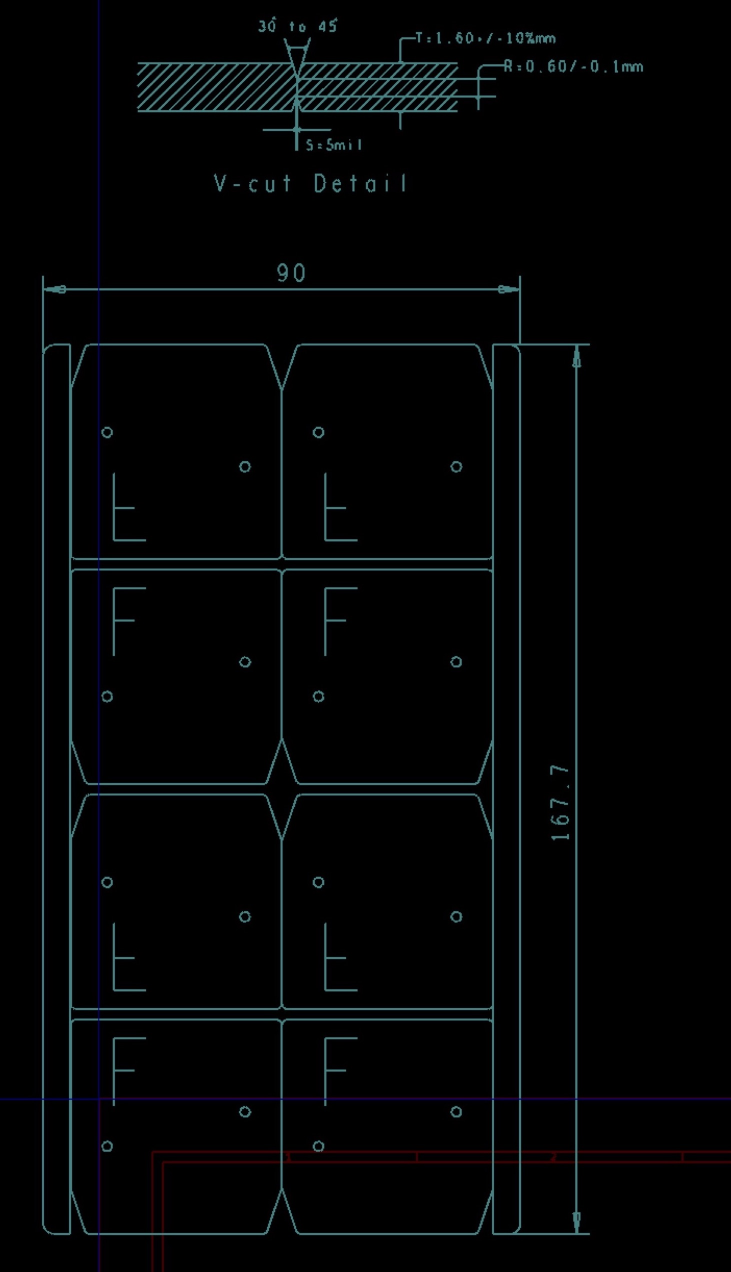
#> input picture data_extract/data/尺寸012Gerber 文件.jpg, 1462 x 2543 px (shown at 1/2 size)
$ python illutration_extract.py
#> lines starting #> are read from the running program, lines starting #| are printed output that depends on the picture
from constant import DATAPATH, OUTPUTPATH

from matplotlib import pyplot as plt
from sklearn.cluster import KMeans, SpectralClustering
from sklearn.cluster import MeanShift, estimate_bandwidth
import cv2
import os
import numpy as np


def take_pixel(image):
    width, height, _ = image.shape

    gray = cv2.cvtColor(image, cv2.COLOR_BGR2GRAY)
    im = gray / 225

    pixels = []
    for i in range(width):
        for j in range(height):
            if im[i][j] > 0.5:
                pixels.append([i, j])

    return pixels


def visualization(datas, pred):
    x_data = []
    y_data = []
    color = []
    choose_colors = ['#4EACC5', '#FF9C34']
    for i in range(len(pred)):
        #     pred[i]
        x, y = datas[i]
        x_data.append(x)
        y_data.append(y)
        color.append(choose_colors[pred[i]])

    plt.scatter(x_data, y_data, color=color)
    plt.show()


def cluster(datas):
    # k-means
    k_means = KMeans(init='k-means++', n_clusters=2, n_init=10)
    k_pred = k_means.fit_predict(datas)
    visualization(datas, k_pred)

    # [10 lines of commented-out code are left out]
    return


def main():
    INPUT_IMG = '尺寸012Gerber 文件.jpg'
    input_img_path = os.path.join(DATAPATH, INPUT_IMG)
    image = cv2.imread(input_img_path)
#> image is the input picture: shape (2543, 1462, 3); mean B, G, R 5.5, 4.7, 3.4

    datas = take_pixel(image)
#> in take_pixel, `im = gray / 225`:
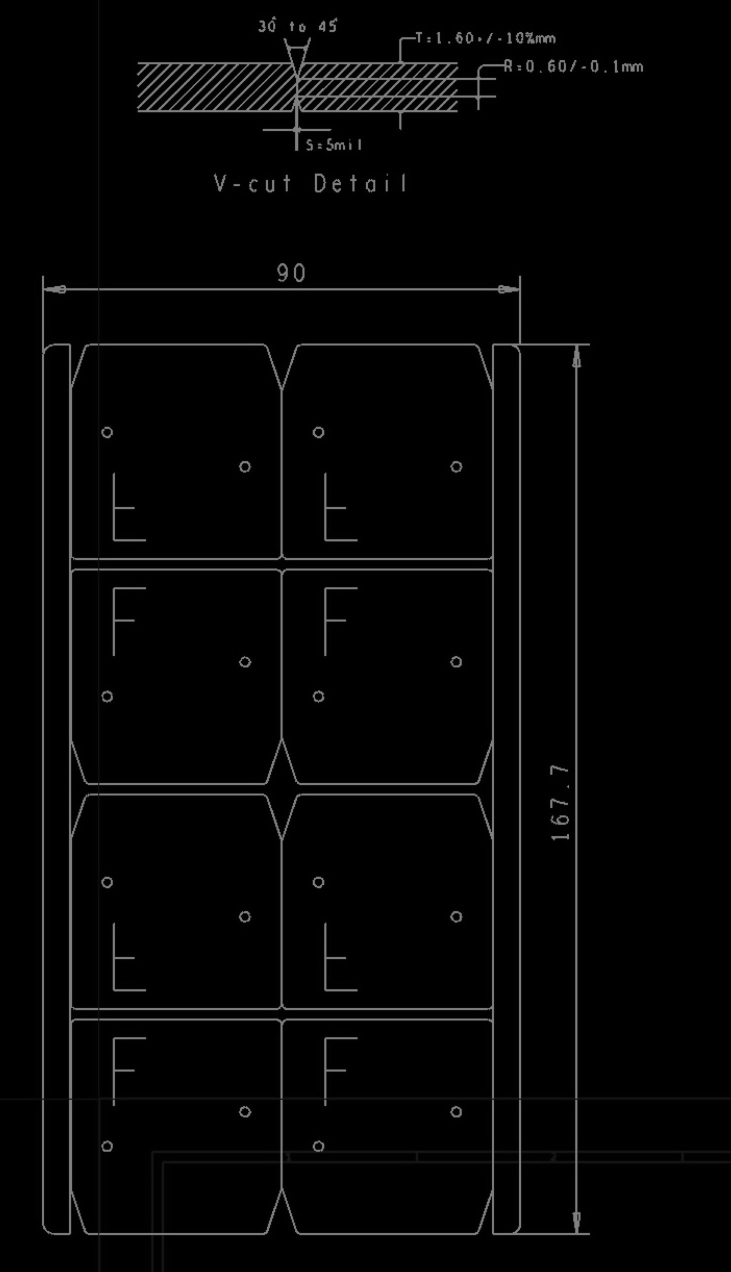
#> im: shape (2543, 1462) float64 (shown at 1/2 size); min 0, max 0.556, mean 0.0196
#> datas = 55333 items
    cluster(datas)
#> the loop in visualization, `for i in range(len(pred)):` made 55333 passes
#> (x, y) on passes 1 to 3: (34, 548), (34, 549), (35, 547)
#> in visualization, `plt.show()`:
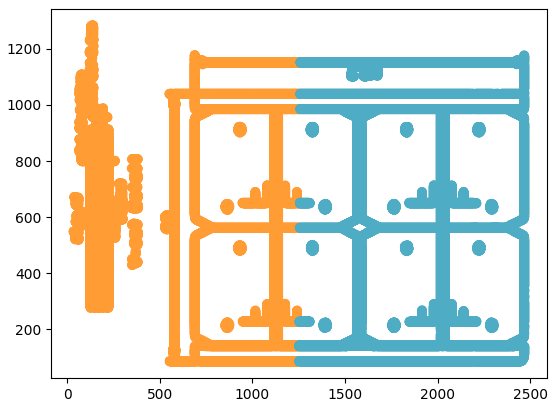
#> figure drawn by matplotlib, 1 panel


if __name__ == '__main__':
    main()

$ run again, with data_extract/data/gdd.png saved as data_extract/data/尺寸012Gerber 文件.jpg
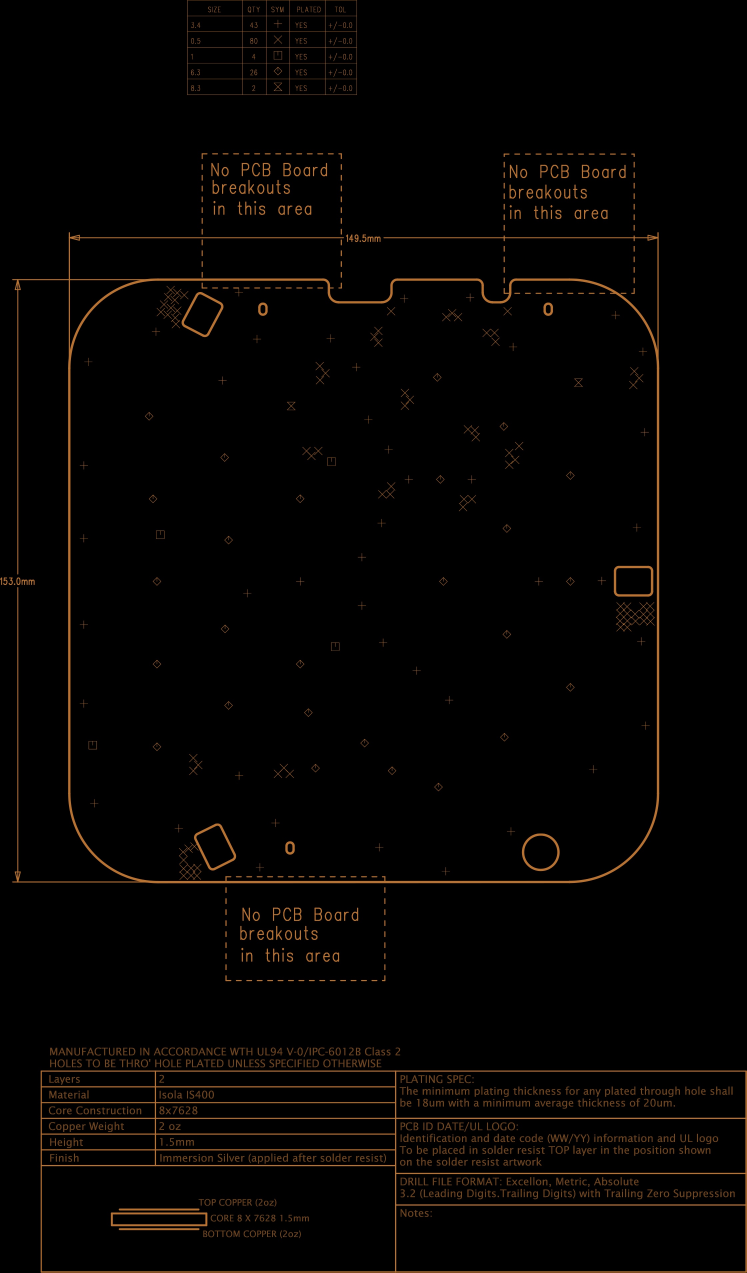
#> input picture data_extract/data/gdd.png, 2240 x 3818 px (shown at 1/3 size)
#> in main, image is the input picture: shape (3818, 2240, 3); mean B, G, R 1.8, 3.3, 5.1
#> in take_pixel, `gray = cv2.cvtColor(image, cv2.COLOR_BGR2GRAY)`:
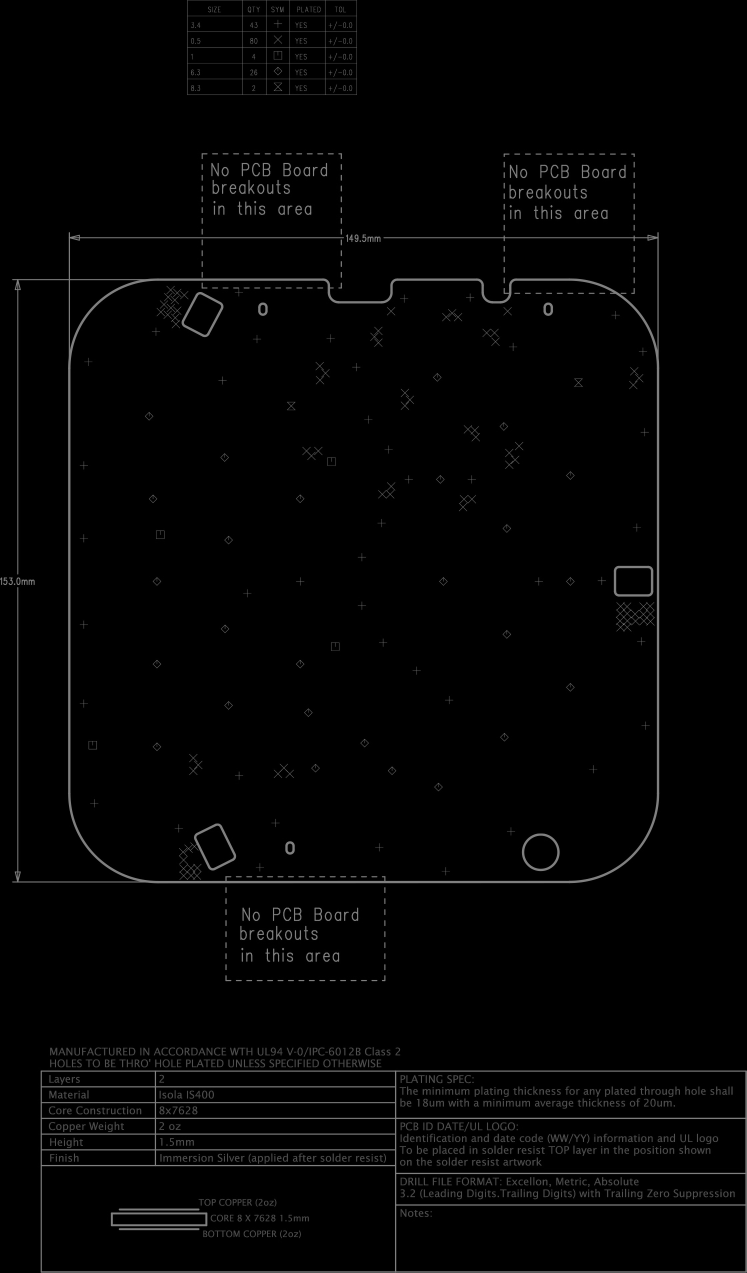
#> gray: shape (3818, 2240) (shown at 1/3 size); min 0, max 136, mean 3.6
#> datas = 146663 items
#> the loop in visualization, `for i in range(len(pred)):` made 146663 passes
#> (x, y) on passes 1 to 3: (1, 727), (1, 798), (1, 869)
#> in visualization, `plt.show()`:
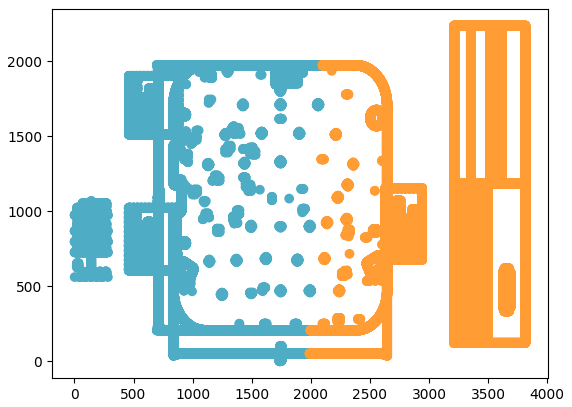
#> figure drawn by matplotlib, 1 panel

$ run again, with data_extract/data/s2.png saved as data_extract/data/尺寸012Gerber 文件.jpg
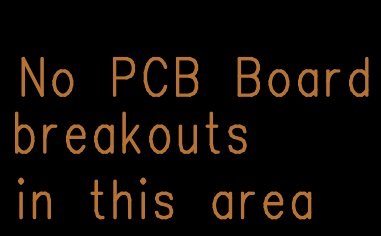
#> input picture data_extract/data/s2.png, 381 x 236 px
#> in main, image is the input picture: shape (236, 381, 3); mean B, G, R 5.3, 9.6, 15.2
#> in take_pixel, `gray = cv2.cvtColor(image, cv2.COLOR_BGR2GRAY)`:
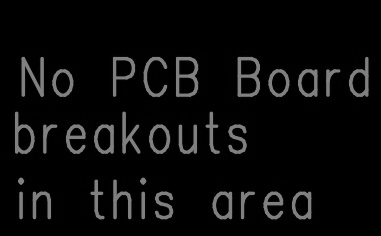
#> gray: shape (236, 381); min 0, max 136, mean 10.8
#> datas = 5867 pairs, first value 57 to 218, second value 15 to 367
#> k_pred = 5867 values, max 1 at index 27, min 0 at index 0, mean 0.466
#> the loop in visualization, `for i in range(len(pred)):` made 5867 passes
#> (x, y) on passes 1 to 3: (57, 22), (57, 23), (57, 41)
#> after the loop in visualization, `for i in range(len(pred)):`: color = 5867 items, first 6: '#4EACC5', '#4EACC5', '#4EACC5', '#4EACC5', '#4EACC5', '#4EACC5'; x_data = 5867 values from 57 to 218; y_data = 5867 values, max 367 at index 57, min 15 at index 2396, mean 169.5
#> in visualization, `plt.show()`:
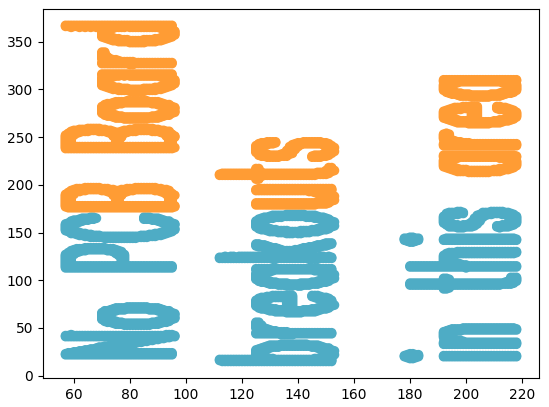
#> figure drawn by matplotlib, 1 panel
